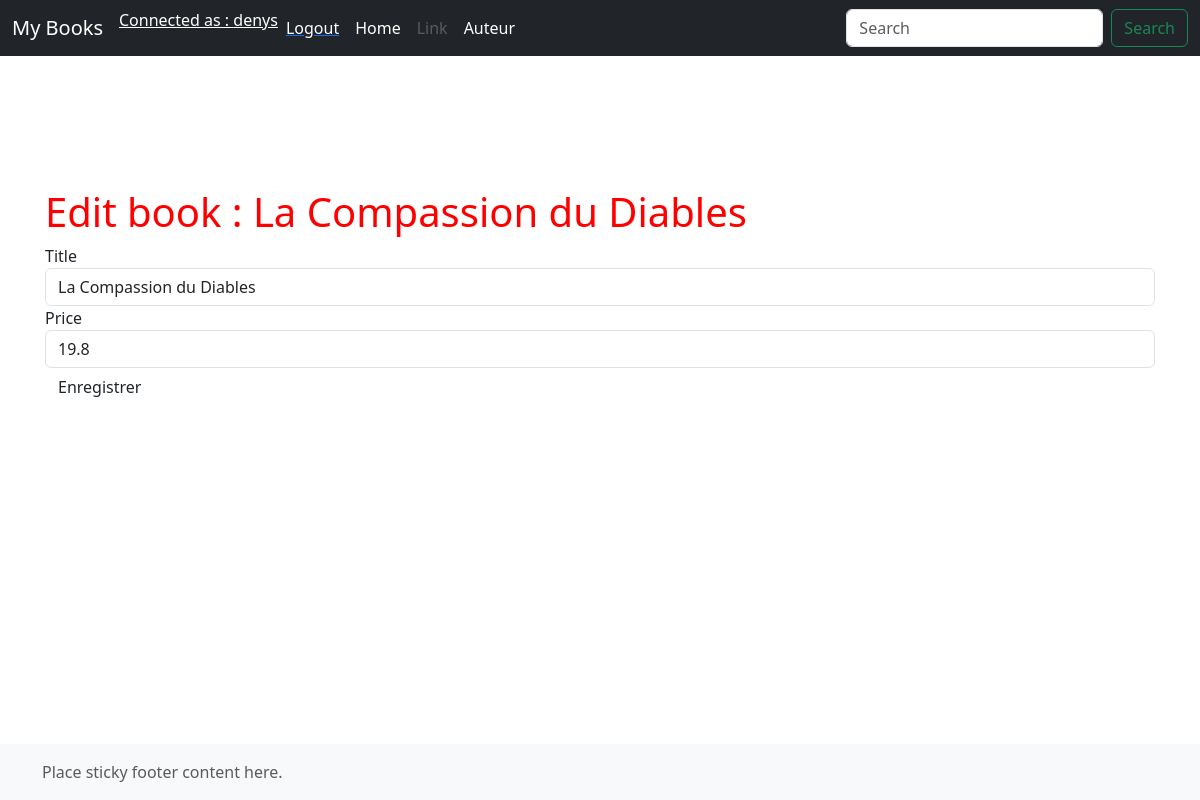
The page /edit/book/1 (signed in) on the database its author committed.
### tuto/models.py (models this page shows, shortened)
class User(db.Model, UserMixin):
    username = db.Column(db.String(50), primary_key=True)
    password = db.Column(db.String(255))

class Book(db.Model):
    id = db.Column(db.Integer, primary_key =True)
    price = db.Column(db.Float)
    title = db.Column(db.String(150))
    url = db.Column(db.String(150))
    img = db.Column(db.String(150))
    author_id = db.Column(db.Integer, db.ForeignKey("author.id"))
    author = db.relationship("Author", backref=db.backref("book", lazy="dynamic"))

### tuto/views.py (the view)
@app.route("/edit/book/<int:id>")
def edit_book(id):
    b:Book = get_book(id)
    f = BookForm(id=b.id, title=b.title, price=b.price)
    return render_template(
        "edit-book.html",
        book=b, form=f)

### tuto/views.py
class BookForm(FlaskForm):
    id = HiddenField('id')
    title = StringField('Title', validators=[DataRequired()])
    price = StringField('Price', validators=[DataRequired()])

### tuto/models.py (called while the page is built)
def get_book(id):
    return Book.query.get_or_404(id)

@login_manager.user_loader
def load_user(username):
    return User.query.get_or_404(username)

### tuto/templates/edit-book.html (shortened to what this page needs)
{% extends 'base.html' %}
{% block content %}
<h1>Edit book : {{ book.title }}</h1>
{% if current_user.is_authenticated%}
<form role="form" method="POST" action ="{{ url_for('save_book') }}">
    <div class={% if form.title.errors %}
                "form-group has-error"
                {% else %}
                "form-group"
                {% endif %}>
        {{ form.title.label }} {{ form.title(size=50,class_="form-control") }}
        {{ form.price.label }} {{ form.price(size=50,class_="form-control") }}
    </div>
    <input class="btn btn-default " type="submit" value="Enregistrer">
</form>
{% else %}
<h2 class="error">You are not authentified</p>
{% endif %}
{% endblock %}

### tuto/templates/base.html (shortened to what this page needs)
<!doctype html>
<html lang="fr">
<head>
    {% block head %}
    {% block style %}
        {{ bootstrap.load_css() }}
    {% endblock %}
    <link rel="stylesheet" href="{{ url_for('static', filename='home.css') }}">
    {% endblock %}
</head>
<body>
    <header>
        <nav class="navbar navbar-expand-md navbar-dark fixed-top bg-dark">
            <div class="container-fluid">
                <a class="navbar-brand" href="/#">My Books</a>
                    <div class="collapse navbar-collapse" id="navbarCollapse">
                        <ul class="nav navbar-nav navbar-right">
                            {% if current_user.is_authenticated%}
                            <li><a class="username">Connected as : {{ current_user.username }}</a></li>
                            <li><a href="{{ url_for ('logout') }}">
                                <span class="nav-link active glyphicon glyphicon-log-out" title="Logout">Logout</span ></a></li>
                            {% else %}
                            <li><a class="nav-link active" aria-current="page" href="/login/">Login</a>
                            {% endif %}
                        </ul>
                        <ul class="navbar-nav me-auto mb-2 mb-md-0">
                            <li class="nav-item">
                                <a class="nav-link active" aria-current="page" href="/#">Home</a>
                            </li>
                            <li class="nav-item">
                                <a class="nav-link disabled" href="#">Link</a>
                            </li>
                            <li class="nav-item">
                                <a class="nav-link active" href="/auteur">Auteur</a>
                            </li>
                        </ul>
                        <form class="d-flex" role="search" action ="{{ url_for('search') }}">
                            <input class="form-control me-2" type="search" name="input_value" placeholder="Search" aria-label="Search">
                            <button class="btn btn-outline-success" type="submit">Search</button>
                        </form>
                    </div>
                </div>
        </nav>
    </header>
    <main class="flex-shrink-0">
        <div class="container">
            {% block content %}
            {% endblock %}
        </div>
    </main>
    <footer class="footer mt-auto py-3 bg-light">
        <div class="container">
            <span class="text-muted">Place sticky footer content here.</span>
        </div>
    </footer>
</body>
</html>

### tuto/static/home.css (style rules this page uses)
h1 { color: red; }
main { margin-top: 8em; }
footer { position: fixed; bottom: 0; width: 100%; }
main > .container { padding: 60px 15px 0; }
a.username { color: white }

### rows shown on the page
User: username "denys"
Book: title "La Compassion du Diables", price "19.8"
